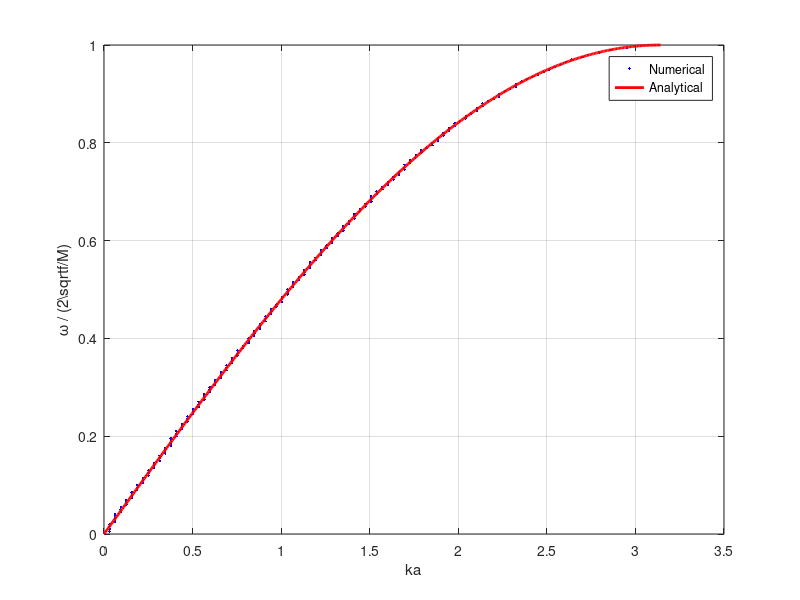
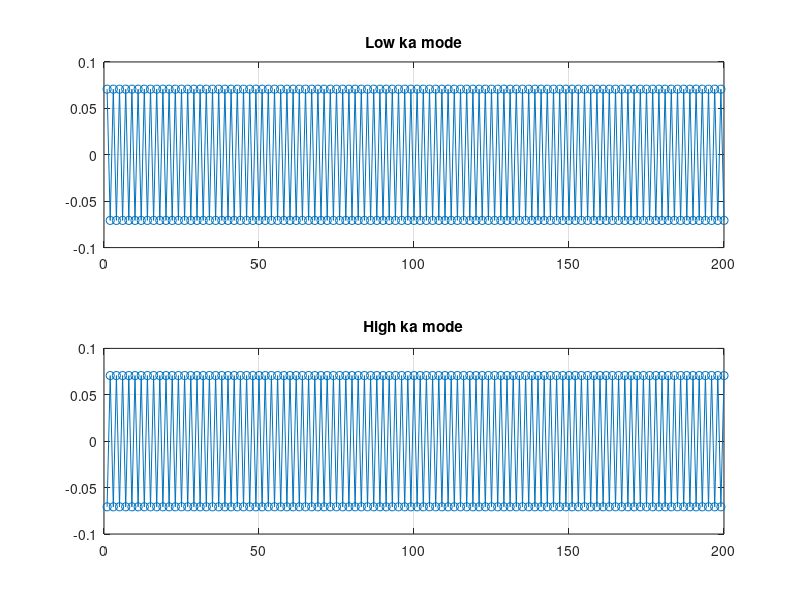

Reproduce these figures in MATLAB, in order.
clc; clear; close all;


N = 200; % Number of atoms
a = 1; % Lattice constant
M = 1; % Atomic mass
f = 1; % Force constant


omega_vals = linspace(0.01, 2*sqrt(f/M), 200);
k_vals = zeros(size(omega_vals));


for n = 1:length(omega_vals)
omega = omega_vals(n);
A = zeros(N);
for i = 1:N
A(i,i) = 2*f - M*omega^2;
if i > 1
A(i,i-1) = -f;
end
if i < N
A(i,i+1) = -f;
end
end
% Born–von Karman boundary conditions
A(1,N) = -f;
A(N,1) = -f;
[V, D] = eig(A);
[~, idx] = min(abs(diag(D)));
u = V(:, idx);
U = fft(u);
[~, idx_max] = max(abs(U(2:N/2)));
k_vals(n) = 2*pi*idx_max/(N*a);
end


% Adimensional plot
figure;
plot(k_vals*a, omega_vals/(2*sqrt(f/M)), 'b.', 'LineWidth', 1.5);
hold on;


ka = linspace(0, pi, 400);
omega_analytical = 2*sqrt(f/M)*abs(sin(ka/2));
plot(ka, omega_analytical/(2*sqrt(f/M)), 'r', 'LineWidth', 2);


xlabel('ka');
ylabel('\omega / (2\sqrt{f/M})');
legend('Numerical', 'Analytical');
grid on;

figure;
subplot(2,1,1);
plot(u, '-o');
title('Low ka mode');


grid on;


subplot(2,1,2);
plot(flipud(u), '-o');
title('High ka mode');


grid on;